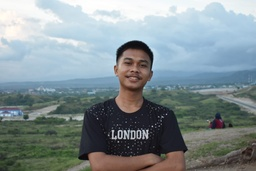
#> input picture IMG DAUS.jpg, 256 x 171 px, shrunk from 1124 x 750 before the run
$ python ContrastStretching.py
#> lines starting #> are read from the running program, lines starting #| are printed output that depends on the picture
import numpy
import matplotlib.pyplot as plt
from copy import deepcopy
from PIL import Image


def getGrayColor(rgb):
    return rgb[0]

def setGrayColor(color):
    return [color, color, color]


img =Image.open('IMG DAUS.jpg')
#> img is the input picture: PIL image 256x171 RGB; mean R, G, B 130.2, 142.7, 146.1
img = numpy.asarray(img)

# copy list not reference
ct = deepcopy(img)

r1 = 100
s1 = 50
r2 = 150
s2 = 200

for i in range(len(img)):
    for j in range(len(img[i])):
        x = getGrayColor(img[i][j])
        if (0 <= x and x <= r1):
            ct[i][j] = setGrayColor(s1/r1 * x)
        elif (r1 < x and x <= r2):
            ct[i][j] = setGrayColor(((s2 - s1) / (r2 - r1)) * (x - r1) + s1)
        elif (r2 < x and x <= 255):
            ct[i][j] = setGrayColor(((255 - s2) / (255 - r2)) * (x - r2) + s2)
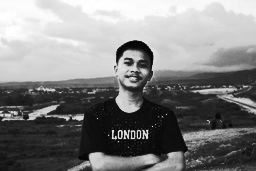
#> ct: shape (171, 256, 3); min 0, max 255, mean 128.8

plt.subplot(2, 2, 1)
plt.imshow(img)
plt.subplot(2, 2, 2)
plt.imshow(ct)
plt.show()
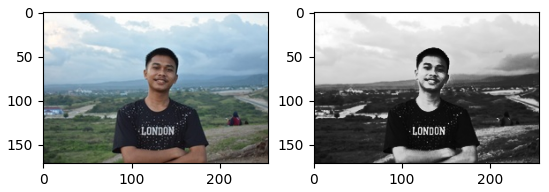
#> figure drawn by matplotlib, 2 panels
